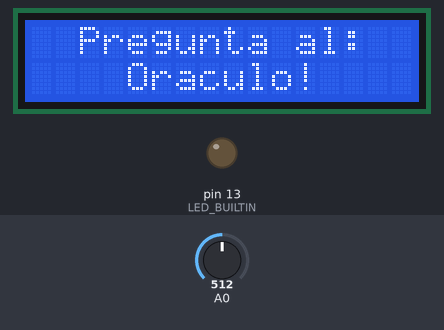
Bench run of a sketch on a simulated Arduino Uno, built with avr-gcc and run on an emulated ATmega328P. On the bench: 16×2 character LCD, output pins drawn as LEDs (lit = HIGH). The test bench sets the inputs (shaded band); at power-on: A0 = 512. Random numbers use the default seed unless the sketch sets one; what the sketch prints to the serial monitor is not drawn.

Above: at 1.2 s.
1.3 s: A0 set to 1015
2.8 s: A0 set to 1023
At 4.2 s:
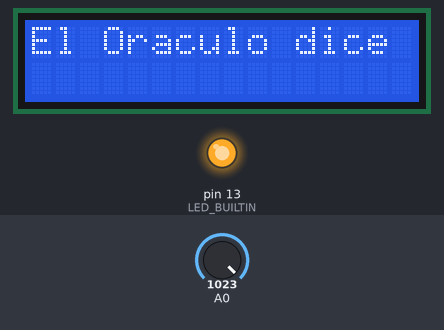
At 5.96 s:
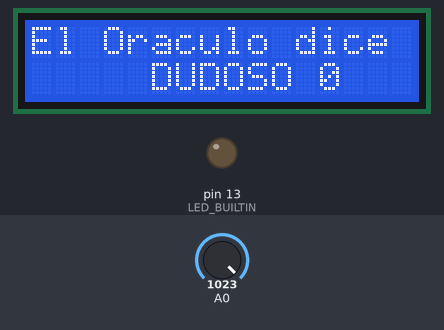
Timing chart, 0 to 16.0 s (numbered marks = the images above; inputs shaded):
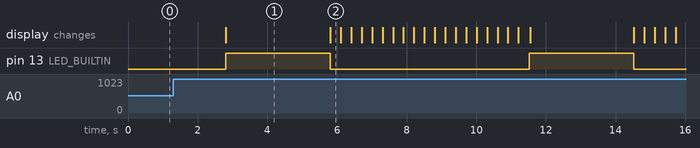

The sketch:

Oraculo.ino
```cpp
//Simple Finite State Machine Patter applied to a Simple Arduino Project
#include <LiquidCrystal.h>
//Define States
#define WAITING 0
#define ASKING 1
#define ANSWERING 2
#define RETURNING 3
//This variable contains the actual State the machine is running to
unsigned int state;
//This variable contains the previous State that the machine was running exactly one loop iteration before
unsigned int prevState = RETURNING;

LiquidCrystal lcd(12, 11, 5, 4, 3, 2);

int reply;
//These are the posible responses for our Oraculus. Is spanish. I hope you speak spanish. If don't use google translate.
String responses[] = {"SI", "NO", "PROBABLEMENTE", "CIERTAMENTE", "CHIQUITIWOW",
                      "INSEGURO", "NO ENTENDI", "DUDOSO"
                     };
//In the setup initialize the button input pin and the necesary pins to LcdCrystal
void setup() {
  Serial.begin(9600);
  lcd.begin(16, 2);
  pinMode(A0, INPUT);
  pinMode(LED_BUILTIN, OUTPUT);
  lcd.noAutoscroll();
  //As you can see the initial state will be WAITING(0)
  state = WAITING;
}

String stateToString(int s){
  switch (s) {
    case WAITING:
      return "WAITING";
      break;
    case ASKING:
      return "ASKING";
      break;
    case ANSWERING:
      return "ANSWERING";
      break;
    case RETURNING:
      return "RETURNING";
      break;
  }
  return "NO STATE";
}

//This is only a debug function that simplify to se the previous and the actual state
void printState() {
  Serial.print(stateToString(prevState));
  Serial.print(" > ");
  Serial.println(stateToString(state));
}

//In the loop function the only thing I do is to switch (Literaly) the functions related to the actual state.
void loop() {
  switch (state) {
    case WAITING:
      waitingState();
      break;
    case ASKING:
      askingState();
      break;
    case ANSWERING:
      answeringState();
      break;
    case RETURNING:
      returningState();
      break;
  }

}

int switchState = LOW;
int prevSwitchState = LOW;

//The waitingState is planned to run called by the loop function
boolean waitingState() {
	if(state == WAITING && prevState != WAITING){
		printState();
		prevState = WAITING;
		lcd.clear();
		lcd.setCursor(2, 0);
		lcd.print("Pregunta al:");
		lcd.setCursor(4, 1);
		lcd.print("Oraculo!");
		return false;
	}
	if(state == WAITING && prevState == WAITING){
		//On every loop I read if the button is pressed
		switchState = analogRead(A0);
		//If it's pressed I check if wasn't that way before in order to avoid
		//repeating the same actions in a loop when the button was pressed or released
		if (switchState == 1023 && prevSwitchState == 0) {
			switchState = HIGH;
			Serial.println("Button pressed");
			digitalWrite(LED_BUILTIN, HIGH);
			state = ASKING;
			return true;
		}
		prevSwitchState = LOW;
		return false;
	}
	return false;
}

unsigned long askingTime;
boolean ledblink = HIGH;

boolean askingState() {
	if(state == ASKING && prevState != ASKING){
		printState();
		prevState = ASKING;
		lcd.clear();
		lcd.setCursor(0, 0);
		lcd.print("El Oraculo dice");
		askingTime = millis();
	}
	if(state == ASKING && prevState == ASKING){
		//After 3 seconds
		if (millis() > askingTime + 3000) {
			digitalWrite(LED_BUILTIN, LOW);
			//Change the state to ANSWERING(2)
			state = ANSWERING;
			return true;
		}
		return false;
	}
	return false;
}

//When ANSWERING
boolean answeringState() {
	if(state == ANSWERING && prevState != ANSWERING){
		printState();
		prevState = ANSWERING;
		//In the begining of the state I show a random spanish answer
		reply = random(8);
		String response = responses[reply];
		//This messure the center less the half of the size of the response
		//to know in what cursor you need to put your word to center it.
		int c = (16 - response.length()) / 2;
		lcd.setCursor(c, 1);
		lcd.print(response);
	}
	if(state == ANSWERING && prevState == ANSWERING){
		//After 3 seconds
		if (millis() > askingTime + 3000) {
			//Bye
			state = RETURNING;
			return true;
		}
		return false;
	}
	return false;
}

unsigned long returningTime;
int rc;
boolean displayOn = 1;
//Let's start again
boolean returningState() {
	if(state == RETURNING && prevState != RETURNING){
		printState();
		prevState = RETURNING;
		rc = 0;
		returningTime = millis();
	}
	if(state == RETURNING && prevState == RETURNING){
		//This scroll Left the screen every .3 seconds
		if ((millis() - returningTime) % 300 == 0) {
			lcd.clear();
			lcd.setCursor(0, 0);
			lcd.print("El Oraculo dice");
			if (displayOn){
				String response = responses[reply];
				int c = (16 - response.length()) / 2;
				lcd.setCursor(c, 1);
				lcd.print(response);
				lcd.print(" ");
				lcd.print(rc);
				displayOn = 0;
			} else {
				displayOn = 1;
			}
			//And... It's gone
			if (++rc >= 20) {
				//And returning to WAITING State
				state = WAITING;
				lcd.display();
				displayOn = 1;
				return true;
			}
			return false;
		}
	return false;
	}
}
```

Measured:
- the behaviour switches between 1022 and 1023 on A0 (found by bisection; images 0 and 1)
- after the input at 1.3 s, every drawn part: stays the same
- after the input at 2.8 s, pin 13 (LED_BUILTIN): alternates HIGH for 3.0 s and LOW for 5.7 s, starting at once; the display: changes at once (image 1)
- what the display in image 1 shows lasts 3.0 s, from 2.8 s to 5.8 s
